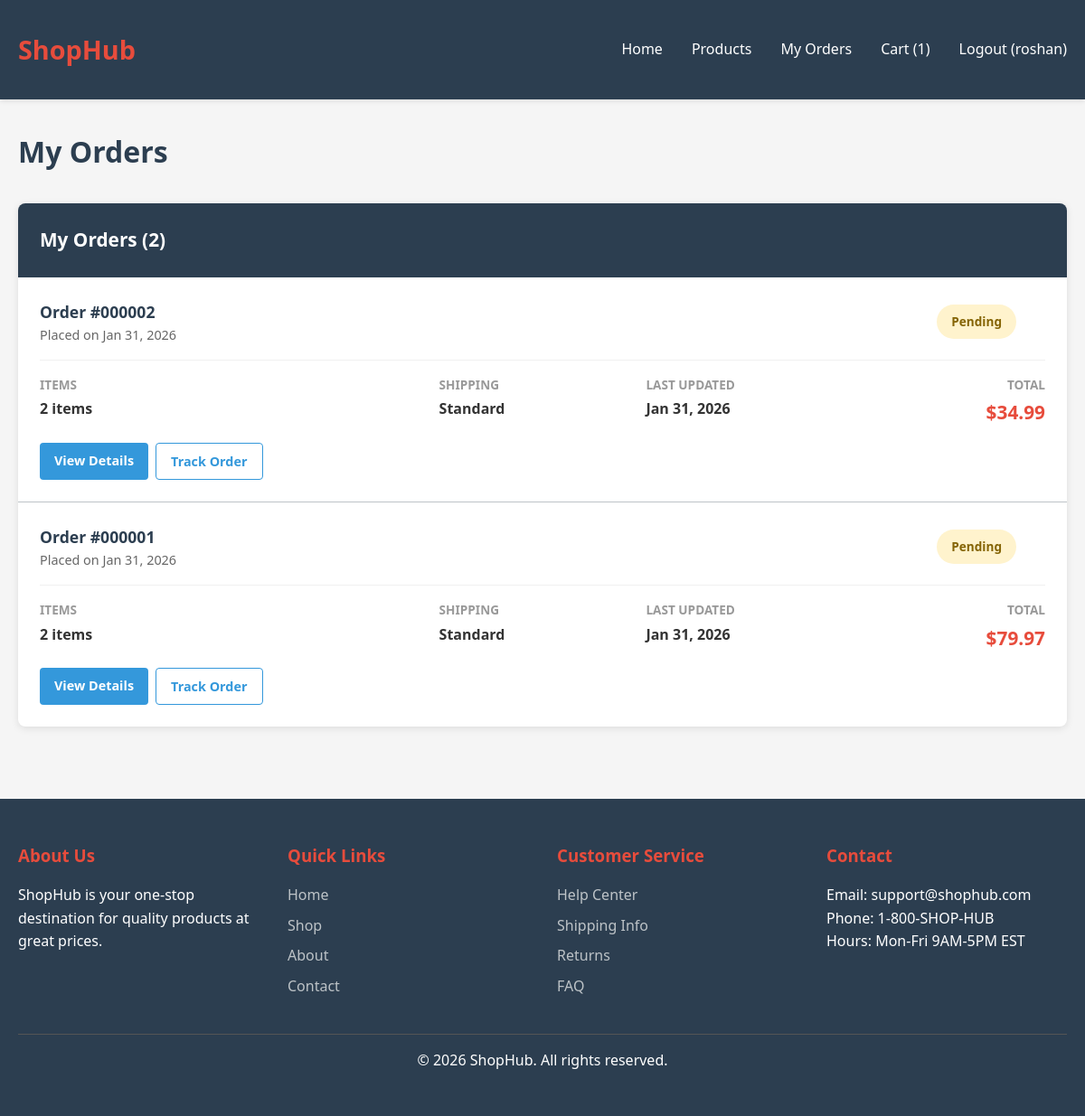
Page /orders/ (signed in) on the committed database.
### store/models.py (models this page shows, shortened)
class Cart(models.Model):
    user = models.OneToOneField(User, on_delete=models.CASCADE)
    created_at = models.DateTimeField(auto_now_add=True)

class Order(models.Model):
    STATUS_CHOICES = [
        ('pending', 'Pending'),
        ('processing', 'Processing'),
        ('shipped', 'Shipped'),
        ('delivered', 'Delivered'),
    ]
    user = models.ForeignKey(User, on_delete=models.CASCADE, related_name='orders')
    total_price = models.DecimalField(max_digits=10, decimal_places=2)
    status = models.CharField(max_length=20, choices=STATUS_CHOICES, default='pending')
    created_at = models.DateTimeField(auto_now_add=True)
    updated_at = models.DateTimeField(auto_now=True)

### store/views.py (the view)
# urls.py: path('orders/', views.orders, name='orders'),
@login_required(login_url='login')
def orders(request):
    user_orders = Order.objects.filter(user=request.user).order_by('-created_at')
    return render(request, 'store/orders.html', {'orders': user_orders})

### templates/store/orders.html (shortened to what this page needs)
{% extends 'store/base.html' %}
{% block content %}
<h1 class="page-title">My Orders</h1>
{% if orders %}
<div class="orders-container">
    <div class="orders-header">My Orders ({{ orders.count }})</div>
    <div class="order-list">
        {% for order in orders %}
        <div class="order-card">
            <div class="order-header">
                <div>
                    <div class="order-id">Order #{{ order.id|stringformat:"06d" }}</div>
                    <div class="order-date">Placed on {{ order.created_at|date:"M d, Y" }}</div>
                </div>
                <div class="order-status status-{{ order.status }}">
                    {{ order.get_status_display }}
                </div>
            </div>
            <div class="order-details">
                <div class="detail-item">
                    <span class="detail-label">Items</span>
                    <span class="detail-value">
                        {% widthratio order.items.count 1 1 %} item{% if order.items.count != 1 %}s{% endif %}
                    </span>
                </div>
                <div class="detail-item">
                    <span class="detail-label">Shipping</span>
                    <span class="detail-value">Standard</span>
                </div>
                <div class="detail-item">
                    <span class="detail-label">Last Updated</span>
                    <span class="detail-value">{{ order.updated_at|date:"M d, Y" }}</span>
                </div>
                <div class="detail-item order-total">
                    <span class="detail-label">Total</span>
                    <span class="order-total-amount">${{ order.total_price }}</span>
                </div>
            </div>
            <div class="order-actions">
                <a href="{% url 'order_detail' order.id %}" class="btn btn-view">View Details</a>
                <a href="#" class="btn btn-track">Track Order</a>
            </div>
        </div>
        {% endfor %}
    </div>
</div>
{% endif %}
{% endblock %}

### templates/store/base.html (shortened to what this page needs)
<!DOCTYPE html>
<html lang="en">
<head>
</head>
<body>
    <header>
        <div class="container">
            <nav class="navbar">
                <a href="{% url 'home' %}" class="logo">ShopHub</a>
                <ul class="nav-menu">
                    <li><a href="{% url 'home' %}">Home</a></li>
                    <li><a href="{% url 'product_list' %}">Products</a></li>
                    {% if user.is_authenticated %}
                        <li><a href="{% url 'orders' %}">My Orders</a></li>
                        <li><a href="{% url 'cart' %}">Cart ({{ user.cart.items.count }})</a></li>
                        <li><a href="{% url 'logout' %}">Logout ({{ user.username }})</a></li>
                    {% else %}
                        <li><a href="{% url 'login' %}">Login</a></li>
                        <li><a href="{% url 'register' %}">Register</a></li>
                    {% endif %}
                </ul>
            </nav>
        </div>
    </header>
    <main>
        <div class="container">
            {% block content %}{% endblock %}
        </div>
    </main>
    <footer>
        <div class="container">
            <div class="footer-content">
                <div class="footer-section">
                    <h3>About Us</h3>
                    <p>ShopHub is your one-stop destination for quality products at great prices.</p>
                </div>
                <div class="footer-section">
                    <h3>Quick Links</h3>
                    <ul>
                        <li><a href="{% url 'home' %}">Home</a></li>
                        <li><a href="{% url 'product_list' %}">Shop</a></li>
                        <li><a href="#">About</a></li>
                        <li><a href="#">Contact</a></li>
                    </ul>
                </div>
                <div class="footer-section">
                    <h3>Customer Service</h3>
                    <ul>
                        <li><a href="#">Help Center</a></li>
                        <li><a href="#">Shipping Info</a></li>
                        <li><a href="#">Returns</a></li>
                        <li><a href="#">FAQ</a></li>
                    </ul>
                </div>
                <div class="footer-section">
                    <h3>Contact</h3>
                    <p>Email: support@shophub.com</p>
                    <p>Phone: 1-800-SHOP-HUB</p>
                    <p>Hours: Mon-Fri 9AM-5PM EST</p>
                </div>
            </div>
            <div class="footer-bottom">
                <p>&copy; 2026 ShopHub. All rights reserved.</p>
            </div>
        </div>
    </footer>
</body>
</html>

### templates/store/base.html (style rules this page uses)
* { margin: 0; padding: 0; box-sizing: border-box; }
:root { --primary-color: #2c3e50; --secondary-color: #e74c3c; --accent-color: #3498db; --light-bg: #ecf0f1; --text-color: #333; --border-color: #bdc3c7; }
body { font-family: 'Segoe UI', Tahoma, Geneva, Verdana, sans-serif; color: var(--text-color); background-color: #f5f5f5; line-height: 1.6; }
header { background-color: var(--primary-color); color: white; padding: 1rem 0; box-shadow: 0 2px 5px rgba(0,0,0,0.1); position: sticky; top: 0; z-index: 100; }
.container { max-width: 1200px; margin: 0 auto; padding: 0 20px; }
.navbar { display: flex; justify-content: space-between; align-items: center; padding: 1rem 0; }
.logo { font-size: 1.8rem; font-weight: bold; color: var(--secondary-color); text-decoration: none; }
.nav-menu { display: flex; gap: 2rem; align-items: center; list-style: none; }
.nav-menu a { color: white; text-decoration: none; transition: color 0.3s; }
main { min-height: calc(100vh - 200px); padding: 2rem 0; }
.page-title { font-size: 2rem; margin-bottom: 2rem; color: var(--primary-color); }
footer { background-color: var(--primary-color); color: white; padding: 3rem 0; margin-top: 3rem; }
.footer-content { display: grid; grid-template-columns: repeat(auto-fit, minmax(250px, 1fr)); gap: 2rem; margin-bottom: 2rem; }
.footer-section h3 { margin-bottom: 1rem; color: var(--secondary-color); }
.footer-section ul { list-style: none; }
.footer-section ul li { margin-bottom: 0.5rem; }
.footer-section a { color: #bdc3c7; text-decoration: none; transition: color 0.3s; }
.footer-bottom { border-top: 1px solid #555; padding-top: 1rem; text-align: center; }
.btn { padding: 0.75rem 1.5rem; border: none; border-radius: 4px; cursor: pointer; font-size: 1rem; text-decoration: none; display: inline-block; transition: all 0.3s; }

### templates/store/orders.html (style rules this page uses)
.orders-container { background: white; border-radius: 8px; overflow: hidden; box-shadow: 0 2px 8px rgba(0,0,0,0.1); }
.orders-header { background-color: var(--primary-color); color: white; padding: 1.5rem; font-size: 1.3rem; font-weight: bold; }
.order-list { display: flex; flex-direction: column; }
.order-card { padding: 1.5rem; border-bottom: 1px solid var(--border-color); transition: all 0.3s; }
.order-card:last-child { border-bottom: none; }
.order-header { display: grid; grid-template-columns: 1fr auto auto; gap: 2rem; align-items: center; margin-bottom: 1rem; }
.order-id { color: var(--primary-color); font-weight: bold; font-size: 1.1rem; }
.order-date { color: #666; font-size: 0.9rem; }
.order-status { padding: 0.5rem 1rem; border-radius: 20px; font-size: 0.85rem; font-weight: bold; text-align: center; }
.status-pending { background-color: #fff3cd; color: #856404; }
.order-details { display: grid; grid-template-columns: 2fr 1fr 1fr 1fr; gap: 1rem; padding-top: 1rem; border-top: 1px solid #f0f0f0; }
.detail-item { display: flex; flex-direction: column; }
.detail-label { color: #999; font-size: 0.85rem; font-weight: 600; text-transform: uppercase; margin-bottom: 0.25rem; }
.detail-value { color: #333; font-size: 1rem; font-weight: 600; }
.order-total { text-align: right; }
.order-total-amount { color: var(--secondary-color); font-size: 1.3rem; font-weight: bold; }
.order-actions { margin-top: 1rem; display: flex; gap: 0.5rem; }
.btn { padding: 0.5rem 1rem; border: none; border-radius: 4px; cursor: pointer; font-size: 0.9rem; text-decoration: none; transition: all 0.3s; font-weight: 600; }
.btn-view { background-color: var(--accent-color); color: white; }
.btn-track { background-color: transparent; color: var(--accent-color); border: 1px solid var(--accent-color); }

### rows in the picture
Order: id "000002", created_at "Jan 31, 2026", status "Pending", id "2", updated_at "Jan 31, 2026", total_price "34.99"
Order: id "000001", created_at "Jan 31, 2026", status "Pending", id "2", updated_at "Jan 31, 2026", total_price "79.97"

### other values in the picture
{{ user.cart.items.count }} "1"
{{ user.username }} "roshan"
{{ orders.count }} "2"
